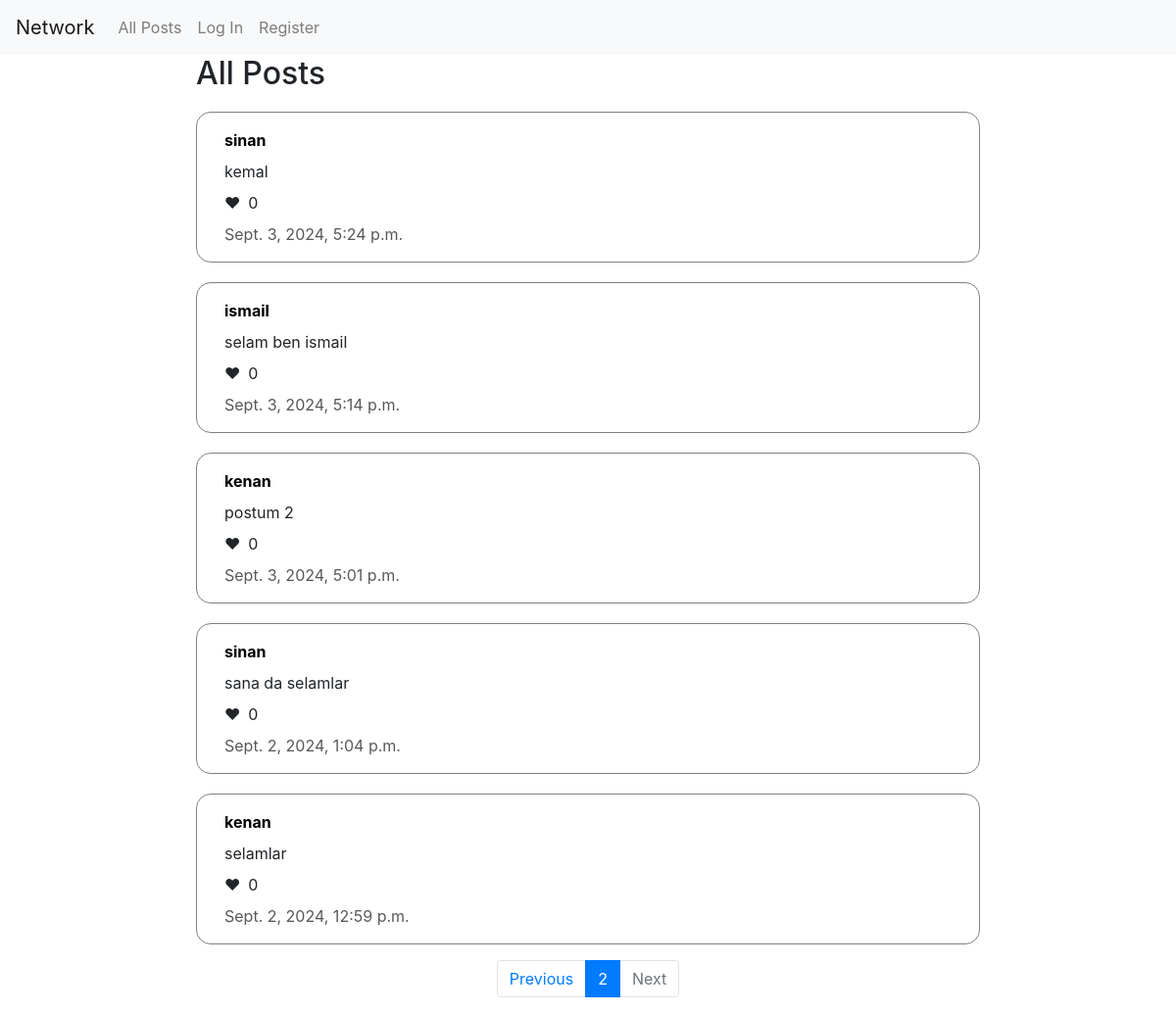
/?page=3, run on an earlier commit of the app's database.
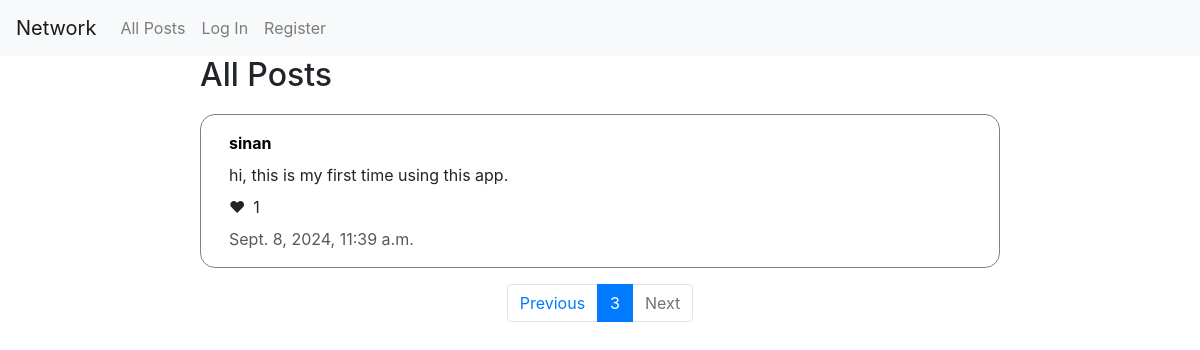
And on a later commit of the database.
### network/models.py (models this page shows)
class Post(models.Model):
    content = models.CharField(max_length=256)
    like = models.PositiveIntegerField(default=0)
    owner = models.ForeignKey(User, related_name="owner", on_delete=models.CASCADE)
    time = models.DateTimeField(auto_now_add=True)

class User(AbstractUser):
    pass

### network/views.py (the view)
# urls.py: path("", views.index, name="index"),
def index(request):
    if request.method == "POST":
        user = User.objects.get(pk=request.user.id)
        content = request.POST["content"]
        post = Post.objects.create(content=content, owner=user)
        post.save()
        return HttpResponseRedirect(reverse("index"))
    posts = Post.objects.all().order_by("-time")
    paginator = Paginator(posts,10)
    page_num = request.GET.get('page')
    page_obj = paginator.get_page(page_num)
    return render(request, "network/index.html", {'page_obj': page_obj})

### network/templates/network/index.html (shortened to what this page needs)
{% extends "network/layout.html" %}
{% block body %}
    <main>
        <h2>All Posts</h2>
        {% for item in page_obj %}
        <div class="post" data-id={{item.id}}>
        <p class="username"><a href="{% url 'profile' item.owner.username %}">{{item.owner.username}}</a></p>
        <p id="content">{{ item.content }}</p>
        {% if request.user.is_authenticated %}
        <p><button data-id={{item.id}} class="like-btn" id="like-btn">&#x2764;</button><span class="like-num">{{item.like}}</span></p>
        {% else %}
        <p>&#x2764;<span class="like-num">{{item.like}}</span></p>
        {% endif %}
        <p class="time">{{ item.time }}</p>
        </div>
        {% endfor %}
    </main>
    <footer>
        <nav class="page-nav" aria-label="Page navigation">
            <ul class="pagination justify-content-center">
                {% if page_obj.has_previous %}
                <li class="page-item"><a class="page-link" href="?page={{ page_obj.previous_page_number }}">Previous</a></li>
                {% else %}
                <li class="page-item disabled"><a class="page-link" href="">Previous</a></li>
                {% endif %}
                <li class="page-item active"><a class="page-link" href="?page={{ page_obj.number }}">{{ page_obj.number }}</a></li>
                {% if page_obj.has_next %}
                <li class="page-item"><a class="page-link" href="?page={{ page_obj.next_page_number }}">Next</a></li>
                {% else %}
                <li class="page-item disabled"><a class="page-link" href="">Next</a></li>
                {% endif %}
            </ul>
        </nav>
    </footer>
{% endblock %}

What changed in the data, as far as the page shows it:
no longer on this page (row edited): Post: owner.username "sinan", content "kemal", like "0", time "Sept. 3, 2024, 5:24 p.m."
no longer on this page (row edited): Post: owner.username "ismail", content "selam ben ismail", like "0", time "Sept. 3, 2024, 5:14 p.m."
no longer on this page (row edited): Post: owner.username "kenan", content "postum 2", like "0", time "Sept. 3, 2024, 5:01 p.m."
no longer on this page (row edited): Post: owner.username "sinan", content "sana da selamlar", like "0", time "Sept. 2, 2024, 1:04 p.m."
removed Post: owner.username "kenan", content "selamlar", like "0", time "Sept. 2, 2024, 12:59 p.m."
added Post: owner.username "sinan", content "hi, this is my first time using this app.", like "1", time "Sept. 8, 2024, 11:39 a.m."
Also different on the page:
{{ page_obj.number }}: "2" → "3"
